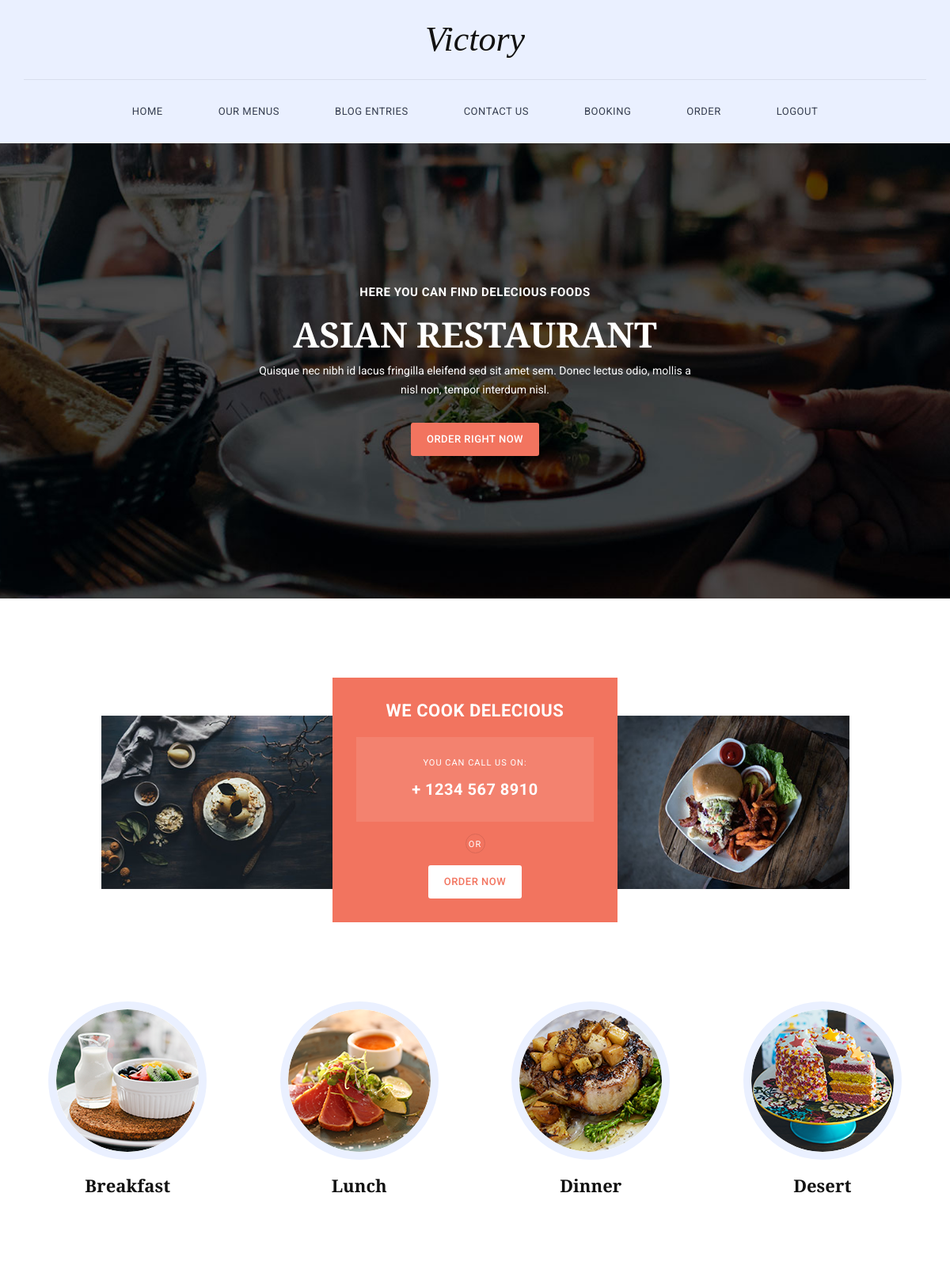
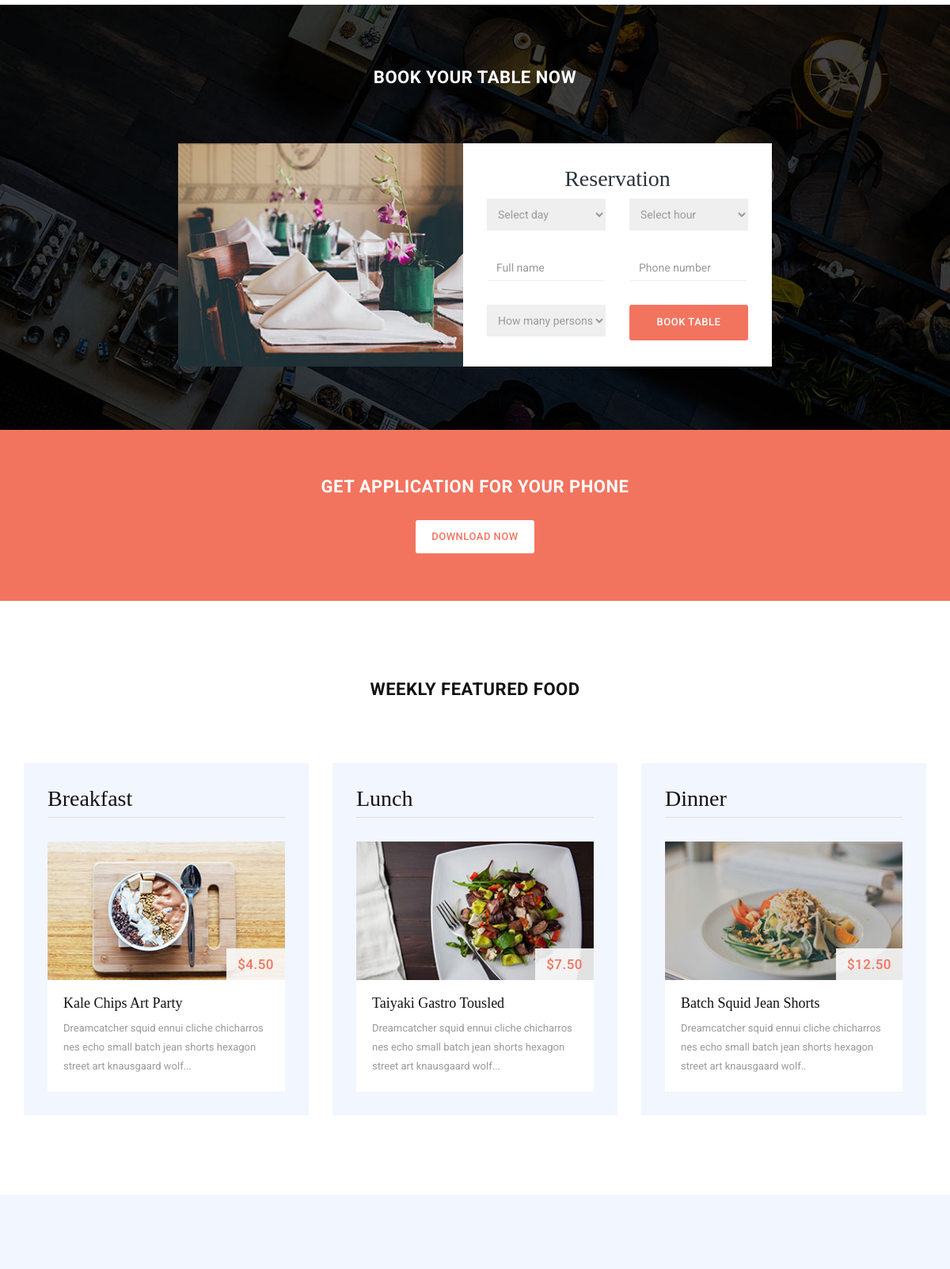
The app's page / (signed in, upper part) with its own data (2 pictures, top to bottom).
### victory/models.py (models this page shows)
class Images(models.Model):
    image = models.ImageField(upload_to='Images')
    name = models.CharField(max_length=10)

class down(models.Model):
    head = models.CharField(max_length=50,default="Item")
    image = models.ImageField(upload_to='downs')
    name = models.CharField(max_length=50)
    price = models.CharField(max_length=10)
    text = models.TextField()

### victory/views.py (the view, shortened to what this page needs)
# urls.py: path('', views.index, name='index.html'),
def index(request):
    if not request.session.get('IS_LOGIN'):
        return redirect('login.html')
    pr = Images.objects.all()
    nn = down.objects.all()
    our = Our.objects.all()
    NM = {
        'PRE' : pr,
        'FRE' : nn,
        'OUR' : our
     }
    return render(request,"index.html",NM)

### Template/index.html (shortened to what this page needs)
{% extends "base.html" %}
{% block content %}
{% load static %}
<!DOCTYPE html>
<html>
<body>
    <section class="banner">
        <div class="container">
            <div class="row">
                <div class="col-md-6 col-md-offset-3">
                    <h4>Here you can find delecious foods</h4>
                    <h2>Asian Restaurant</h2>
                    <p>Quisque nec nibh id lacus fringilla eleifend sed sit amet sem. Donec lectus odio, mollis a nisl non, tempor interdum nisl.</p>
                    <div class="primary-button">
                        <a href="#" class="scroll-link" data-id="book-table">Order Right Now</a>
                    </div>
                </div>
            </div>
        </div>
    </section>
    <section class="cook-delecious">
        <div class="container">
            <div class="row">
                <div class="col-md-3 col-md-offset-1">
                    <div class="first-image">
                        <img src="{% static 'img/cook_01.jpg' %}" alt="">
                    </div>
                </div>
                <div class="col-md-4">
                    <div class="cook-content">
                        <h4>We cook delecious</h4>
                        <div class="contact-content">
                            <span>You can call us on:</span>
                            <h6>+ 1234 567 8910</h6>
                        </div>
                        <span>or</span>
                        <div class="primary-white-button">
                            <a href="#" class="scroll-link" data-id="book-table">Order Now</a>
                        </div>
                    </div>
                </div>
                <div class="col-md-3">
                    <div class="second-image">
                        <img src="{% static 'img/cook_02.jpg' %}" alt="">
                    </div>
                </div>
            </div>
        </div>
    </section>
    <section class="services">
        <div class="container">
            <div class="row">
                {% for i in PRE %}
                <div class="col-md-3 col-sm-6 col-xs-12">
                    <div class="service-item">
                        <a href="{% url 'menu.html' %}">
                        <img src="{{ i.image }}" alt="Breakfast">
                        <h4>{{ i.name }}</h4>
                        </a>
                    </div>
                </div>
             {% endfor %}
            </div>
        </div>
    </section>
    <section id="book-table">
        <div class="container">
            <div class="row">
                <div class="col-md-12">
                    <div class="heading">
                        <h2>Book Your Table Now</h2>
                    </div>
                </div>
                <div class="col-md-4 col-md-offset-2 col-sm-12">
                    <div class="left-image">
                        <img src="{% static 'img/book_left_image.jpg' %}" alt="">
                    </div>
                </div>
                <div class="col-md-4 col-sm-12">
                    <div class="right-info">
                        <h4>Reservation</h4>
                        <form id="form-submit" action="" method="post">
                            <div class="row">
                                <div class="col-md-6">
                                    <fieldset>
                                        <select  name='DAY' onchange='this.form.()'>
                                            <option value="">Select day</option>
                                        </select>
                                    </fieldset>
                                </div>
                                <div class="col-md-6">
                                    <fieldset>
                                        <select name='HOUR' onchange='this.form.()'>
                                            <option value="">Select hour</option>
                                        </select>
                                    </fieldset>
                                </div>
                                <div class="col-md-6">
                                    <fieldset>
                                        <input name="NAME" type="name" class="form-control" id="name" placeholder="Full name" required="">
                                    </fieldset>
                                </div>
                                <div class="col-md-6">
                                    <fieldset>
                                        <input name="PHONE" type="phone" class="form-control" id="phone" placeholder="Phone number" required="">
                                    </fieldset>
                                </div>
                                <div class="col-md-6">
                                    <fieldset>
                                        <select required class="person" name='PERSON' onchange='this.form.()'>
                                            <option value="">How many persons?</option>
                                        </select>
                                    </fieldset>
                                </div>
                                <div class="col-md-6">
                                    <fieldset>
                                        <button type="submit" id="form-submit" class="btn">Book Table</button>
                                    </fieldset>
                                </div>
                            </div>
                        </form>
                    </div>
                </div>
            </div>
        </div>
    </section>
    <section class="get-app">
        <div class="container">
            <div class="row">
                <div class="heading">
                    <h2>Get application for your phone</h2>
                </div>
                <div class="primary-white-button">
                    <a href="#">Download now</a>
                </div>
            </div>
        </div>
    </section>
    <section class="featured-food">
        <div class="container">
            <div class="row">
                <div class="heading">
                    <h2>Weekly Featured Food</h2>
                </div>
            </div>
            <div class="row">
                {% for j in FRE %}
                <div class="col-md-4">
                    <div class="food-item">
                        <h2>{{j.head}}</h2>
                        <img src="{{j.image}}" alt="">
                        <div class="price">{{j.price}}</div>
                        <div class="text-content">
                            <h4>{{j.name}}</h4>
                            <p>{{j.text}}</p>
                        </div>
                    </div>
                </div>
              {% endfor %}
            </div>
        </div>
    </section>
    <section class="our-blog">
    </section>
{% endblock content %}

### static/css/hero-slider.css (style rules this page uses)
*, *::after, *::before { -webkit-box-sizing: border-box; -moz-box-sizing: border-box; box-sizing: border-box; }
html { font-size: 62.5%; }
body { font-family: "Open Sans", sans-serif; color: #2c343b; background-color: #f2f2f2; }
a { color: #d44457; text-decoration: none; }
img { max-width: 100%; }

### records on screen
Images: image (picture), name "Breakfast"
Images: image (picture), name "Lunch"
Images: image (picture), name "Dinner"
Images: image (picture), name "Desert"
down: head "Breakfast", image (picture), price "$4.50", name "Kale Chips Art Party", text "Dreamcatcher squid ennui cliche chicharros nes echo small batch jean shorts hexagon street art knausgaard wolf..."
down: head "Lunch", image (picture), price "$7.50", name "Taiyaki Gastro Tousled", text "Dreamcatcher squid ennui cliche chicharros nes echo small batch jean shorts hexagon street art knausgaard wolf..."
down: head "Dinner", image (picture), price "$12.50", name "Batch Squid Jean Shorts", text "Dreamcatcher squid ennui cliche chicharros nes echo small batch jean shorts hexagon street art knausgaard wolf.."
